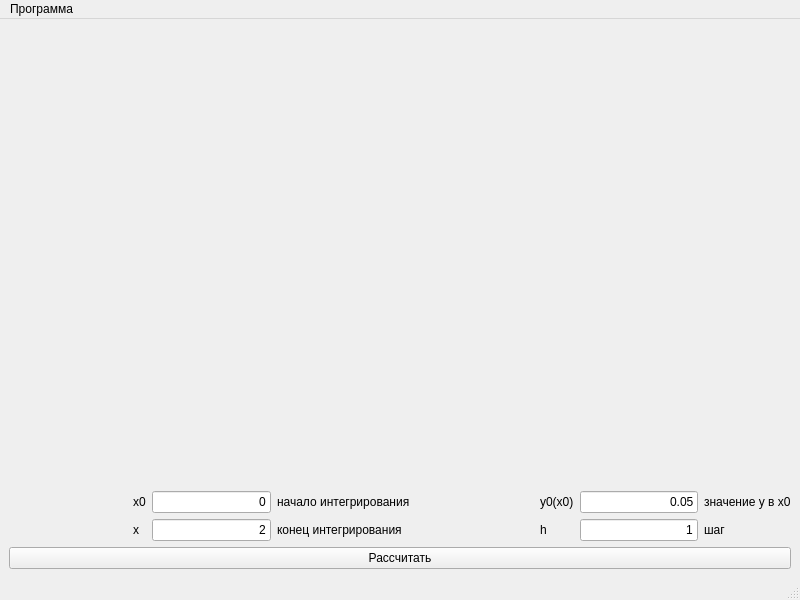
<?xml version="1.0" encoding="UTF-8"?>
<ui version="4.0">
 <class>MainWindow</class>
 <widget class="QMainWindow" name="MainWindow">
  <property name="geometry">
   <rect>
    <x>0</x>
    <y>0</y>
    <width>800</width>
    <height>600</height>
   </rect>
  </property>
  <property name="windowTitle">
   <string>Метод Рунге-Кутты</string>
  </property>
  <widget class="QWidget" name="centralwidget">
   <layout class="QGridLayout" name="gridLayout_2">
    <item row="0" column="0">
     <layout class="QGridLayout" name="gridLayout">
      <item row="1" column="1" colspan="2">
       <widget class="QLabel" name="label">
        <property name="text">
         <string>x0</string>
        </property>
       </widget>
      </item>
      <item row="2" column="3">
       <widget class="QLineEdit" name="lineEdit_8">
        <property name="text">
         <string>2</string>
        </property>
        <property name="alignment">
         <set>Qt::AlignRight|Qt::AlignTrailing|Qt::AlignVCenter</set>
        </property>
       </widget>
      </item>
      <item row="1" column="7">
       <widget class="QLineEdit" name="lineEdit_2">
        <property name="text">
         <string>0.05</string>
        </property>
        <property name="alignment">
         <set>Qt::AlignRight|Qt::AlignTrailing|Qt::AlignVCenter</set>
        </property>
       </widget>
      </item>
      <item row="1" column="6">
       <widget class="QLabel" name="label_2">
        <property name="text">
         <string>y0(x0)</string>
        </property>
       </widget>
      </item>
      <item row="1" column="0">
       <spacer name="horizontalSpacer">
        <property name="orientation">
         <enum>Qt::Horizontal</enum>
        </property>
        <property name="sizeHint" stdset="0">
         <size>
          <width>40</width>
          <height>20</height>
         </size>
        </property>
       </spacer>
      </item>
      <item row="1" column="5">
       <spacer name="horizontalSpacer_2">
        <property name="orientation">
         <enum>Qt::Horizontal</enum>
        </property>
        <property name="sizeHint" stdset="0">
         <size>
          <width>40</width>
          <height>20</height>
         </size>
        </property>
       </spacer>
      </item>
      <item row="0" column="0" colspan="9">
       <widget class="QCustomPlot" name="widget" native="true"/>
      </item>
      <item row="1" column="3">
       <widget class="QLineEdit" name="lineEdit">
        <property name="text">
         <string>0</string>
        </property>
        <property name="alignment">
         <set>Qt::AlignRight|Qt::AlignTrailing|Qt::AlignVCenter</set>
        </property>
       </widget>
      </item>
      <item row="2" column="1" colspan="2">
       <widget class="QLabel" name="label_15">
        <property name="text">
         <string>x</string>
        </property>
       </widget>
      </item>
      <item row="3" column="0" colspan="9">
       <widget class="QPushButton" name="pushButton">
        <property name="text">
         <string>Рассчитать</string>
        </property>
       </widget>
      </item>
      <item row="2" column="7">
       <widget class="QLineEdit" name="lineEdit_5">
        <property name="text">
         <string>1</string>
        </property>
        <property name="alignment">
         <set>Qt::AlignRight|Qt::AlignTrailing|Qt::AlignVCenter</set>
        </property>
       </widget>
      </item>
      <item row="2" column="6">
       <widget class="QLabel" name="label_5">
        <property name="text">
         <string>h</string>
        </property>
       </widget>
      </item>
      <item row="1" column="4">
       <widget class="QLabel" name="label_3">
        <property name="text">
         <string>начало интегрирования</string>
        </property>
       </widget>
      </item>
      <item row="2" column="4">
       <widget class="QLabel" name="label_4">
        <property name="text">
         <string>конец интегрирования</string>
        </property>
       </widget>
      </item>
      <item row="2" column="8">
       <widget class="QLabel" name="label_6">
        <property name="text">
         <string>шаг</string>
        </property>
       </widget>
      </item>
      <item row="1" column="8">
       <widget class="QLabel" name="label_7">
        <property name="text">
         <string>значение y в x0</string>
        </property>
       </widget>
      </item>
     </layout>
    </item>
   </layout>
  </widget>
  <widget class="QMenuBar" name="menubar">
   <property name="geometry">
    <rect>
     <x>0</x>
     <y>0</y>
     <width>800</width>
     <height>30</height>
    </rect>
   </property>
   <widget class="QMenu" name="menu">
    <property name="title">
     <string>Программа</string>
    </property>
    <addaction name="action"/>
    <addaction name="separator"/>
    <addaction name="action_3"/>
   </widget>
   <addaction name="menu"/>
  </widget>
  <widget class="QStatusBar" name="statusbar"/>
  <action name="action">
   <property name="text">
    <string>О программе</string>
   </property>
  </action>
  <action name="action_3">
   <property name="text">
    <string>Выход</string>
   </property>
  </action>
 </widget>
 <customwidgets>
  <customwidget>
   <class>QCustomPlot</class>
   <extends>QWidget</extends>
   <header>qcustomplot.h</header>
   <container>1</container>
  </customwidget>
 </customwidgets>
 <resources/>
 <connections/>
</ui>
